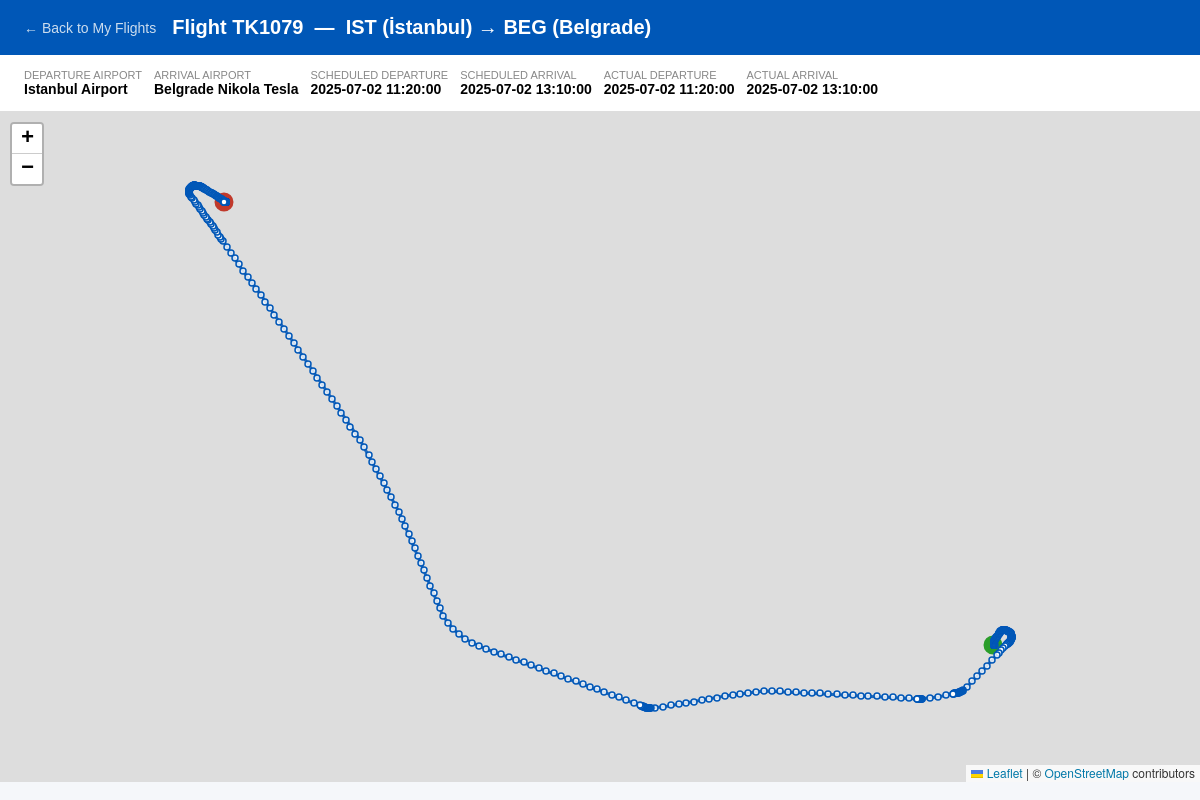
The page /project/user/flight_path.php?flightNumber=TK1079&scheduledDeparture=2025-07-02+11:20:00 (signed in) on the database its author committed.
### tables this page shows
CREATE TABLE flight (
  aircraftRegistration varchar(8),  
  departedAirport varchar(6) NOT NULL,  
  arrivedAirport varchar(6) NOT NULL,  
  flightNumber varchar(6) NOT NULL,  
  scheduledDeparture datetime NOT NULL,  
  scheduledArrival datetime NOT NULL,  
  actualDeparture datetime NOT NULL,  
  actualArrival datetime NOT NULL,  
  PRIMARY KEY (flightNumber, scheduledDeparture),
  CONSTRAINT flightFliesFrom FOREIGN KEY (departedAirport) REFERENCES airport (codeICAO),
  CONSTRAINT flightFliesTo FOREIGN KEY (arrivedAirport) REFERENCES airport (codeICAO),
  CONSTRAINT flightUsesAircraft FOREIGN KEY (aircraftRegistration) REFERENCES aircraft (registration) ON UPDATE CASCADE
);

CREATE TABLE airport (
  latitude float(11) NOT NULL,  
  longitude float(11) NOT NULL,  
  codeICAO varchar(4) PRIMARY KEY NOT NULL,  
  codeIATA varchar(3),  
  runways varchar(100) NOT NULL,  
  pname varchar(100) NOT NULL,  
  city varchar(100) NOT NULL,  
  country varchar(2) NOT NULL,  
  avgAircraftToRunway int(11),  
  avgGateToAircraftByBus int(11)  
);

### project/user/flight_path.php (the view, shortened to what this page needs)
<?php
$flightNumber       = isset($_GET['flightNumber'])       ? trim($_GET['flightNumber'])       : '';
$scheduledDeparture = isset($_GET['scheduledDeparture']) ? trim($_GET['scheduledDeparture']) : '';
$host   = "127.0.0.1";
$dbname = "flightdiary306";
$dbuser = "root";
$dbpass = "";
try {
    $pdo = new PDO("mysql:host=$host;dbname=$dbname;charset=utf8mb4", $dbuser, $dbpass);
    $pdo->setAttribute(PDO::ATTR_ERRMODE, PDO::ERRMODE_EXCEPTION);
    $flightStmt = $pdo->prepare("
        SELECT
            f.flightNumber,
            f.scheduledDeparture,
            f.scheduledArrival,
            f.actualDeparture,
            f.actualArrival,
            dep.pname    AS depName,
            dep.city     AS depCity,
            dep.codeIATA AS depIATA,
            dep.latitude AS depLat,
            dep.longitude AS depLng,
            arr.pname    AS arrName,
            arr.city     AS arrCity,
            arr.codeIATA AS arrIATA,
            arr.latitude AS arrLat,
            arr.longitude AS arrLng
        FROM flight f
        JOIN airport dep ON dep.codeICAO = f.departedAirport
        JOIN airport arr ON arr.codeICAO = f.arrivedAirport
        WHERE f.flightNumber = ?
          AND f.scheduledDeparture = ?
        LIMIT 1
    ");
    $flightStmt->execute([$flightNumber, $scheduledDeparture]);
    $flight = $flightStmt->fetch(PDO::FETCH_ASSOC);
    $pathStmt = $pdo->prepare("
        SELECT latitude, longitude, altitude, speed, heading, epochTimestamp
        FROM path
        WHERE flightNumber = ?
        ORDER BY epochTimestamp ASC
    ");
    $pathStmt->execute([$flightNumber]);
    $pathPoints = $pathStmt->fetchAll(PDO::FETCH_ASSOC);
} catch (PDOException $e) {
    die("Database error: " . $e->getMessage());
}
?>
<!DOCTYPE html>
<html lang="en">
<head>
    <link rel="stylesheet" href="https://unpkg.com/leaflet@1.9.4/dist/leaflet.css" />
</head>
<body>
<header>
    <a href="tickets.php">&larr; Back to My Flights</a>
    <h1>
        Flight <?php echo htmlspecialchars($flightNumber); ?> &nbsp;&mdash;&nbsp;
        <?php echo htmlspecialchars($flight['depIATA'] . ' (' . $flight['depCity'] . ')'); ?>
        &rarr;
        <?php echo htmlspecialchars($flight['arrIATA'] . ' (' . $flight['arrCity'] . ')'); ?>
    </h1>
</header>
<div class="info-bar">
    <div class="info-item">
        <span>Departure Airport</span>
        <span><?php echo htmlspecialchars($flight['depName']); ?></span>
    </div>
    <div class="info-item">
        <span>Arrival Airport</span>
        <span><?php echo htmlspecialchars($flight['arrName']); ?></span>
    </div>
    <div class="info-item">
        <span>Scheduled Departure</span>
        <span><?php echo htmlspecialchars($flight['scheduledDeparture']); ?></span>
    </div>
    <div class="info-item">
        <span>Scheduled Arrival</span>
        <span><?php echo htmlspecialchars($flight['scheduledArrival']); ?></span>
    </div>
    <div class="info-item">
        <span>Actual Departure</span>
        <span><?php echo htmlspecialchars($flight['actualDeparture']); ?></span>
    </div>
    <div class="info-item">
        <span>Actual Arrival</span>
        <span><?php echo htmlspecialchars($flight['actualArrival']); ?></span>
    </div>
</div>
<?php if (empty($pathPoints)): ?>
    <div class="no-path">No flight path data available for this flight.</div>
<?php else: ?>
    <div id="map"></div>
<?php endif; ?>
</body>
</html>

### project/user/flight_path.php (style rules this page uses)
* { box-sizing: border-box; margin: 0; padding: 0; }
body { font-family: Arial, sans-serif; background: #f5f7fa; }
header { background: #0057b7; color: #fff; padding: 16px 24px; display: flex; align-items: center; gap: 16px; }
header a { color: #cde; text-decoration: none; font-size: 14px; }
header h1 { font-size: 20px; }
.info-bar { display: flex; flex-wrap: wrap; gap: 12px; padding: 14px 24px; background: #fff; border-bottom: 1px solid #ddd; font-size: 14px; }
.info-item { display: flex; flex-direction: column; }
.info-item span:first-child { font-size: 11px; color: #888; text-transform: uppercase; }
.info-item span:last-child { font-weight: bold; }
#map { width: 100%; height: calc(100vh - 130px); }

### rows shown on the page
flight: departedAirport.city "IST (İstanbul)", arrivedAirport.city "BEG (Belgrade)", departedAirport.pname "Istanbul Airport", arrivedAirport.pname "Belgrade Nikola Tesla", scheduledDeparture "2025-07-02 11:20:00", scheduledArrival "2025-07-02 13:10:00", actualDeparture "2025-07-02 11:20:00", actualArrival "2025-07-02 13:10:00"

### other values the page prints
$flightNumber "TK1079"
